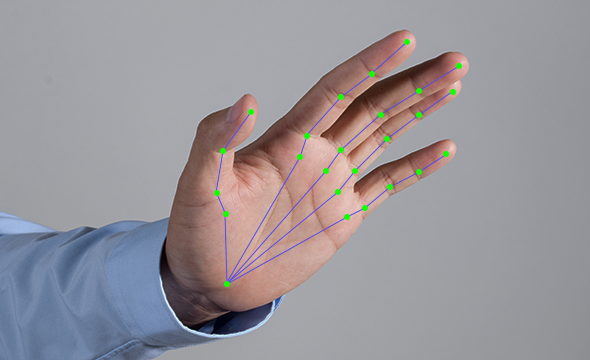
#> input picture AIR GESTURE SUITE/12.png, 590 x 360 px, given in place of the camera
$ python VirtualKeyboardFinal.py
#> lines starting #> are read from the running program, lines starting #| are printed output that depends on the picture; after the words box and inside, x2 and y2 are one past the last pixel; in counts of white or black regions, pixels touching at a corner belong together
import cv2 as cv
import numpy as np
import imutils
import json
import pyautogui

cam = cv.VideoCapture(0)
arr = []
nums = ["1", "2", "3", "4", "5", "6", "7", "8", "9", "0"]
row1 = ["Q", "W", "E", "R", "T", "Y", "U", "I", "O", "P"]
row2 = ["A", "S", "D", "F", "G", "H", "J", "K", "L"]
row3 = ["Z", "X", "C", "V", "B", "N", "M"]
row4 = ["space", "enter", "backspace", "shift"]
row5 = ["left", "up", "down", "right"]
row6 = ["volumeup", "volumedown", "volumemute"]
x = 10
y = 20
for i in range(0, 10):
    data = {}
    data["x"] = x
    data["y"] = y
    data["w"] = 100
    data["h"] = 80
    data["value"] = nums[i]
    arr.append(data)
    x = x + 100
y = 100
x = 10
for i in range(0, 10):
    data = {}
    data["x"] = x
    data["y"] = y
    data["w"] = 100
    data["h"] = 80
    data["value"] = row1[i]
    arr.append(data)
    x = x + 100
x = 110
y = 180
for i in range(0, 9):
    data = {}
    data["x"] = x
    data["y"] = y
    data["w"] = 100
    data["h"] = 80
    data["value"] = row2[i]
    arr.append(data)
    x = x + 100
x = 210
y = 260
for i in range(0, 7):
    data = {}
    data["x"] = x
    data["y"] = y
    data["w"] = 100
    data["h"] = 80
    data["value"] = row3[i]
    arr.append(data)
    x = x + 100
x = 110
y = 340
data = {}
data["x"] = x
data["y"] = y
data["w"] = 200
data["h"] = 80
data["value"] = row4[0]
arr.append(data)
data = {}
data["x"] = 310
data["y"] = y
data["w"] = 200
data["h"] = 80
data["value"] = row4[1]
arr.append(data)
data = {}
data["x"] = 510
data["y"] = 340
data["w"] = 250
data["h"] = 80
data["value"] = row4[2]
arr.append(data)
data = {}
data["x"] = 760
data["y"] = 340
data["w"] = 200
data["h"] = 80
data["value"] = row4[3]
arr.append(data)
x = 110
y = 420
data = {}
data["x"] = x
data["y"] = y
data["w"] = 200
data["h"] = 80
data["value"] = row5[0]
arr.append(data)
data = {}
data["x"] = 310
data["y"] = y
data["w"] = 200
data["h"] = 80
data["value"] = row5[1]
arr.append(data)
data = {}
data["x"] = 510
data["y"] = y
data["w"] = 200
data["h"] = 80
data["value"] = row5[2]
arr.append(data)
data = {}
data["x"] = 710
data["y"] = y
data["w"] = 200
data["h"] = 80
data["value"] = row5[3]
arr.append(data)
x = 10
y = 500
data = {}
data["x"] = x
data["y"] = y
data["w"] = 200
data["h"] = 80
data["value"] = row6[0]
arr.append(data)
data = {}
data["x"] = 210
data["y"] = y
data["w"] = 200
data["h"] = 80
data["value"] = row6[1]
arr.append(data)
data = {}
data["x"] = 410
data["y"] = y
data["w"] = 200
data["h"] = 80
data["value"] = row6[2]
arr.append(data)

json_string = json.dumps(arr)
json_data = json.loads(json_string)

while True:
    ret, img = cam.read()
#> img is the input picture: shape (360, 590, 3); mean B, G, R 153.5, 148.3, 152.9

    # Flip the frame horizontally
    img = cv.flip(img, 1)
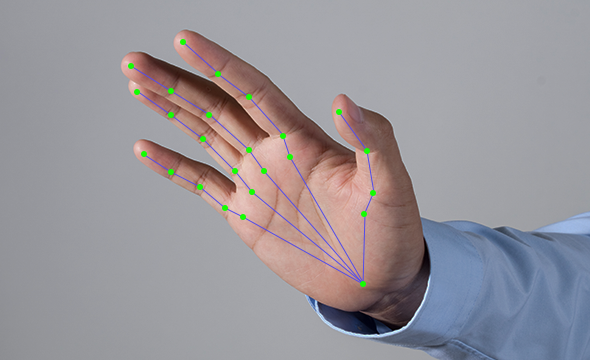
#> img: shape (360, 590, 3); mean B, G, R 153.5, 148.3, 152.9
    img = cv.GaussianBlur(img, (5, 5), 0)
    img = imutils.resize(img, width=1030, height=700)
#> img: shape (628, 1030, 3)
    height, width = img.shape[:2]
#> height = 628; width = 1030
    x = 10
    y = 20
    for i in range(0, 10):
        cv.rectangle(img, (x, y), (x + 100, y + 80), (0, 255, 255), 2)
        cv.putText(img, nums[i], (x + 50, y + 40), cv.FONT_HERSHEY_SIMPLEX, 1, (0, 0, 255), 2, cv.LINE_AA, False)
        x = x + 100
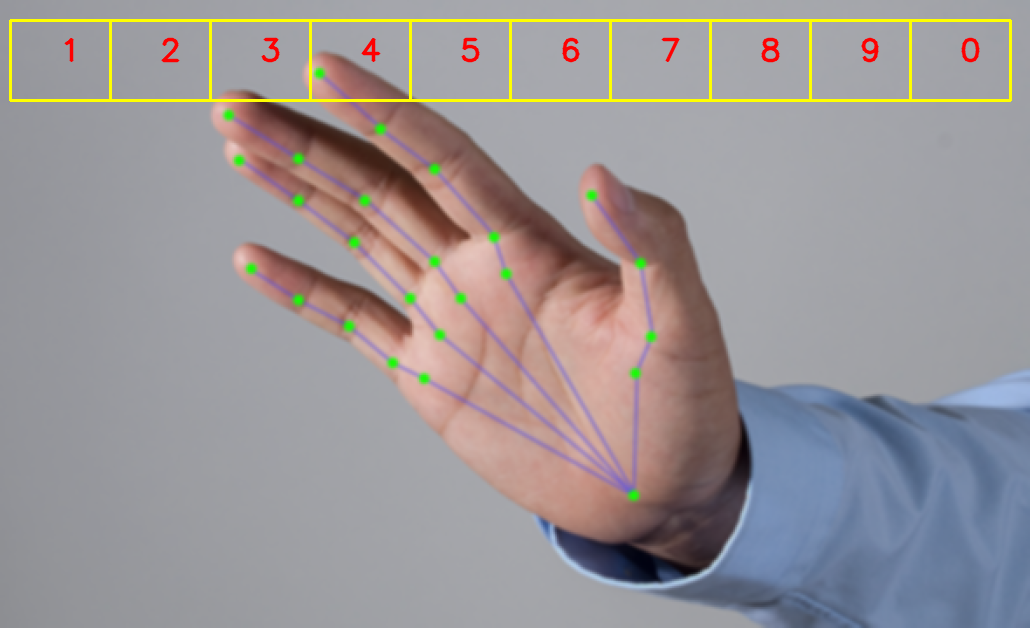
#> img: shape (628, 1030, 3); mean B, G, R 150.8, 149, 154.3
#> after the loop, x = 1010
    y = 100
    x = 10
    for i in range(0, 10):
        cv.rectangle(img, (x, y), (x + 100, y + 80), (0, 255, 255), 2)
        cv.putText(img, row1[i], (x + 50, y + 40), cv.FONT_HERSHEY_SIMPLEX, 1, (0, 0, 255), 2, cv.LINE_AA, False)
        x = x + 100
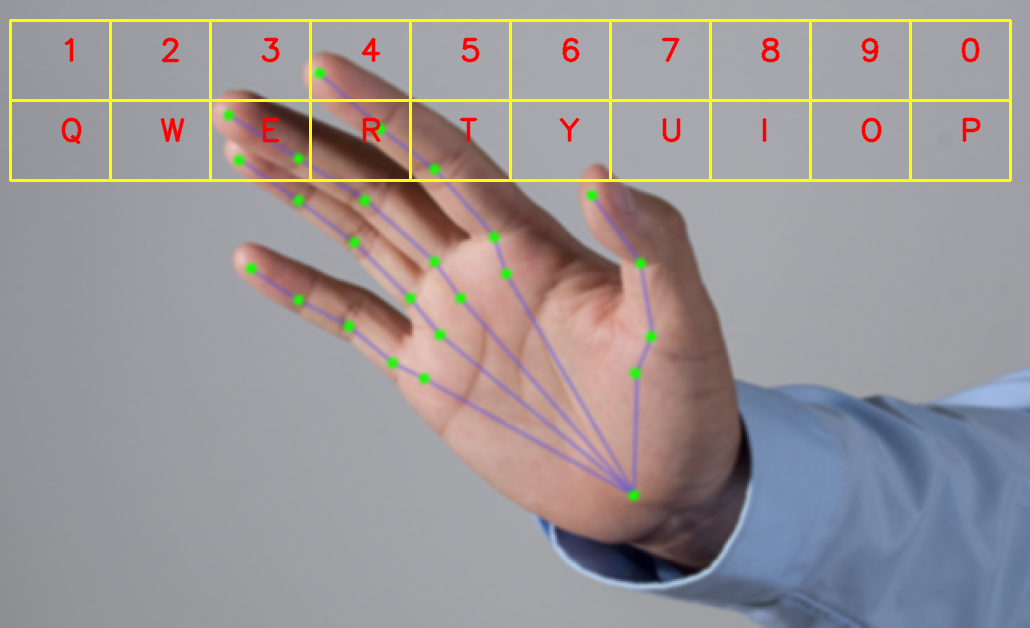
#> img: shape (628, 1030, 3); 1.26% of pixels changed, all inside (x1, y1, x2, y2) = (9, 101, 1012, 182)
#> after the loop, x = 1010
    x = 110
    y = 180
    for i in range(0, 9):
        cv.rectangle(img, (x, y), (x + 100, y + 80), (0, 255, 255), 2)
        cv.putText(img, row2[i], (x + 50, y + 40), cv.FONT_HERSHEY_SIMPLEX, 1, (0, 0, 255), 2, cv.LINE_AA, False)
        x = x + 100
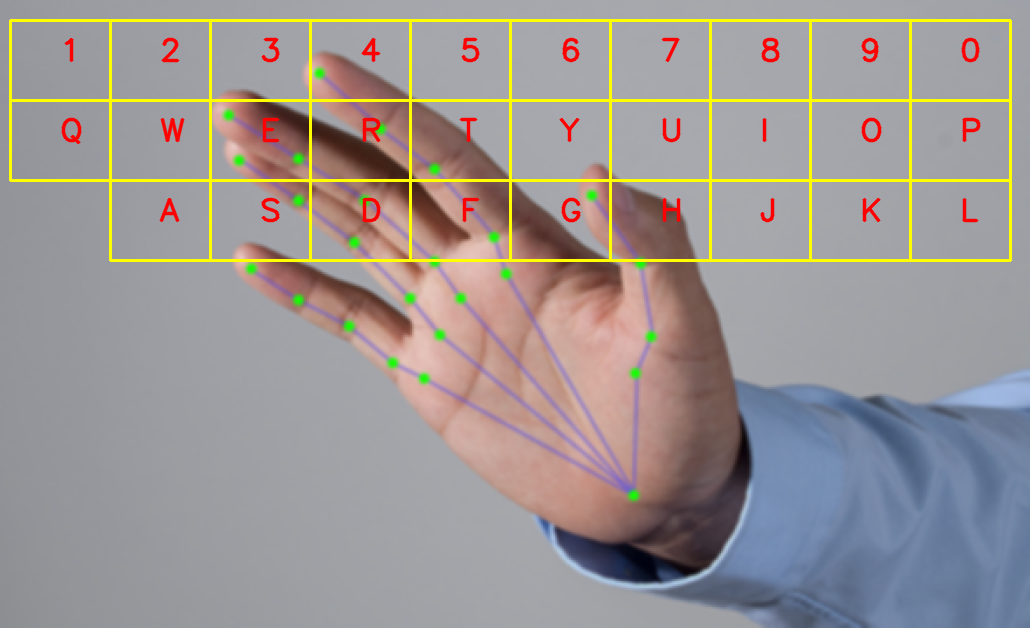
#> img: shape (628, 1030, 3); 1.12% of pixels changed, all inside (x1, y1, x2, y2) = (109, 181, 1012, 262)
#> after the loop, x = 1010

    x = 210
    y = 260
    for i in range(0, 7):
        cv.rectangle(img, (x, y), (x + 100, y + 80), (0, 255, 255), 2)
        cv.putText(img, row3[i], (x + 50, y + 40), cv.FONT_HERSHEY_SIMPLEX, 1, (0, 0, 255), 2, cv.LINE_AA, False)
        x = x + 100
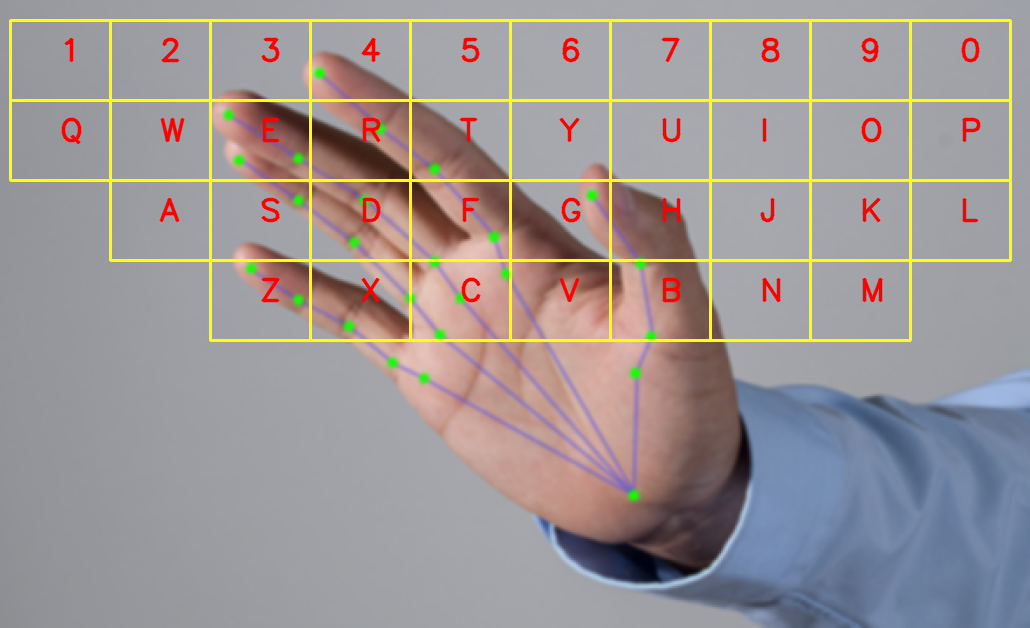
#> img: shape (628, 1030, 3); 0.93% of pixels changed, all inside (x1, y1, x2, y2) = (209, 262, 912, 342)
#> after the loop, x = 910
    x = 110
    y = 340
    cv.rectangle(img, (x, y), (x + 200, y + 80), (0, 255, 255), 2)
    cv.putText(img, row4[0], (x + 70, y + 40), cv.FONT_HERSHEY_SIMPLEX, 1, (0, 0, 255), 2, cv.LINE_AA, False)
    x = 310
    y = 340
    cv.rectangle(img, (x, y), (x + 200, y + 80), (0, 255, 255), 2)
    cv.putText(img, row4[1], (x + 70, y + 40), cv.FONT_HERSHEY_SIMPLEX, 1, (0, 0, 255), 2, cv.LINE_AA, False)
    x = 510
    y = 340
    cv.rectangle(img, (x, y), (x + 250, y + 80), (0, 255, 255), 2)
    cv.putText(img, row4[2], (x + 70, y + 40), cv.FONT_HERSHEY_SIMPLEX, 1, (0, 0, 255), 2, cv.LINE_AA, False)
    x = 760
    y = 340
    cv.rectangle(img, (x, y), (x + 200, y + 80), (0, 255, 255), 2)
    cv.putText(img, row4[3], (x + 70, y + 40), cv.FONT_HERSHEY_SIMPLEX, 1, (0, 0, 255), 2, cv.LINE_AA, False)
    x = 110
    y = 420
    cv.rectangle(img, (x, y), (x + 200, y + 80), (0, 255, 255), 2)
    cv.putText(img, row5[0], (x + 100, y + 40), cv.FONT_HERSHEY_SIMPLEX, 1, (0, 0, 255), 2, cv.LINE_AA, False)
    x = 310
    y = 420
    cv.rectangle(img, (x, y), (x + 200, y + 80), (0, 255, 255), 2)
    cv.putText(img, row5[1], (x + 100, y + 40), cv.FONT_HERSHEY_SIMPLEX, 1, (0, 0, 255), 2, cv.LINE_AA, False)
    x = 510
    y = 420
    cv.rectangle(img, (x, y), (x + 200, y + 80), (0, 255, 255), 2)
    cv.putText(img, row5[2], (x + 100, y + 40), cv.FONT_HERSHEY_SIMPLEX, 1, (0, 0, 255), 2, cv.LINE_AA, False)
    x = 710
    y = 420
    cv.rectangle(img, (x, y), (x + 200, y + 80), (0, 255, 255), 2)
    cv.putText(img, row5[3], (x + 100, y + 40), cv.FONT_HERSHEY_SIMPLEX, 1, (0, 0, 255), 2, cv.LINE_AA, False)
    x = 10
    y = 500
    cv.rectangle(img, (x, y), (x + 200, y + 80), (0, 255, 255), 2)
    cv.putText(img, "V+", (x + 60, y + 40), cv.FONT_HERSHEY_SIMPLEX, 1, (0, 0, 255), 2, cv.LINE_AA, False)
    x = 210
    y = 500
    cv.rectangle(img, (x, y), (x + 200, y + 80), (0, 255, 255), 2)
    cv.putText(img, "V-", (x + 60, y + 40), cv.FONT_HERSHEY_SIMPLEX, 1, (0, 0, 255), 2, cv.LINE_AA, False)
#> img: shape (628, 1030, 3); mean B, G, R 142.7, 150.6, 159.7
    x = 410
    y = 500
    cv.rectangle(img, (x, y), (x + 200, y + 80), (0, 255, 255), 2)
    cv.putText(img, "Vmute", (x + 60, y + 40), cv.FONT_HERSHEY_SIMPLEX, 1, (0, 0, 255), 2, cv.LINE_AA, False)
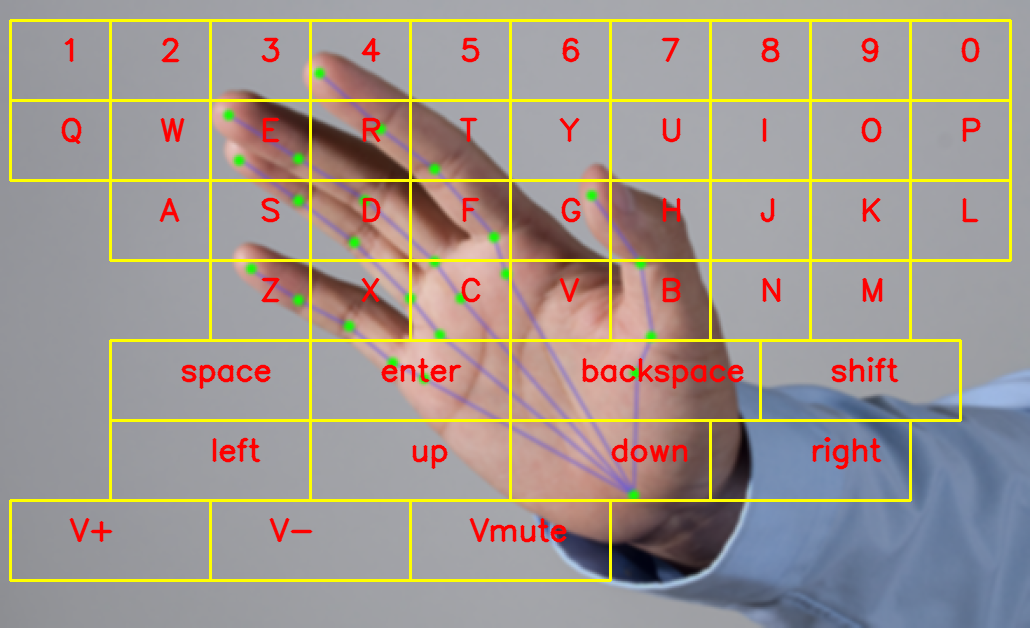
#> img: shape (628, 1030, 3); mean B, G, R 142.3, 150.5, 160

    hsv_img = cv.cvtColor(img, cv.COLOR_BGR2HSV)
#> hsv_img: shape (628, 1030, 3); mean H, S, V 90.8, 50.4, 170.2
    mask = cv.inRange(hsv_img, np.array([65, 60, 60]), np.array([80, 255, 255]))
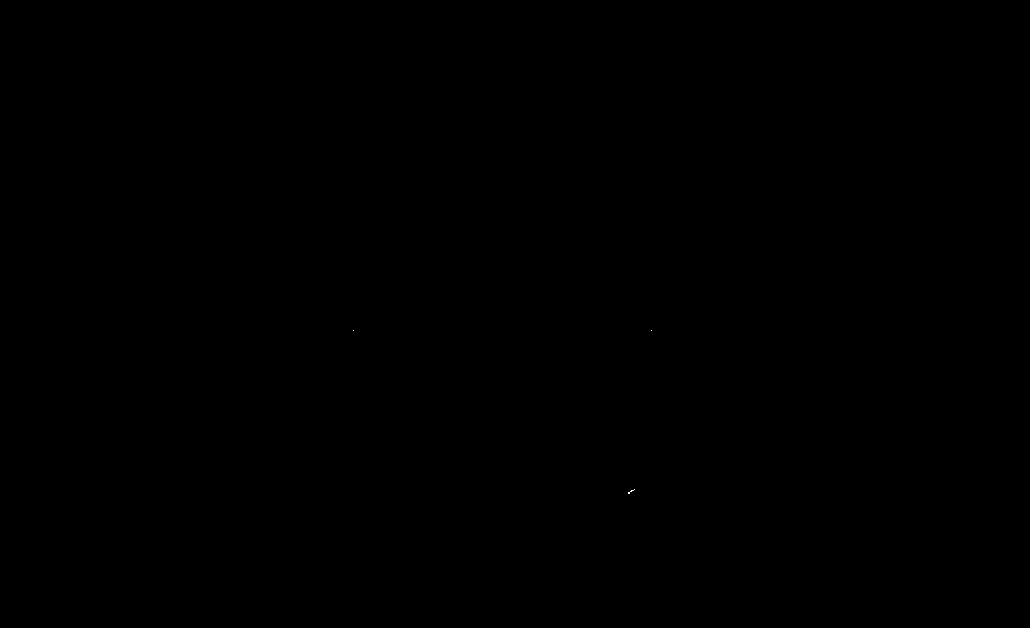
#> mask: shape (628, 1030); 0% white in thin lines or dots, all inside (x1, y1, x2, y2) = (353, 330, 652, 494)
    mask_open = cv.morphologyEx(mask, cv.MORPH_OPEN, np.ones((5, 5)))
#> mask_open: shape (628, 1030); every value is 0
    mask_close = cv.morphologyEx(mask_open, cv.MORPH_CLOSE, np.ones((20, 20)))
    mask_final = mask_close
    conts, _ = cv.findContours(mask_final.copy(), cv.RETR_EXTERNAL, cv.CHAIN_APPROX_SIMPLE)
#> conts = []
    # cv.drawContours(img,conts,-1,(255,0,0),3)
    if (len(conts) == 1):
        x, y, w, h = cv.boundingRect(conts[0])
        cx = round(x + w / 2)
        cy = round(y + h / 2)
        cv.circle(img, (cx, cy), 20, (0, 0, 255), 2)
        word = ""
        for i in range(len(json_data)):
            if cx >= int(json_data[i]["x"]) and cx <= int(json_data[i]["x"]) + int(json_data[i]["w"]) and cy >= int(
                    json_data[i]["y"]) and cy <= int(json_data[i]["y"]) + int(json_data[i]["h"]):
                word = json_data[i]["value"]
        # print(word)
        pyautogui.press(word)
        # pyautogui.PAUSE=2.5

        # time.sleep(1)

    cv.imshow("cam", img)
    cv.waitKey(10)
